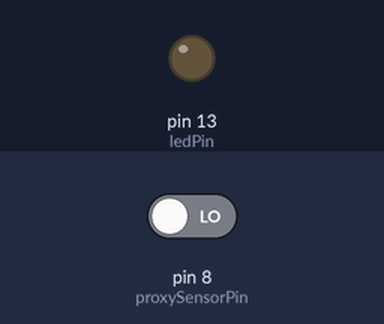
The sketch below on a simulated Arduino Uno, built with avr-gcc and run on an emulated ATmega328P. On the bench: output pins drawn as LEDs (lit = HIGH). The inputs (shaded band) are chosen by the test bench; at power-on: pin 8 (proxySensorPin) LOW.

Above: at 1.2 s.
1.3 s: pin 8 (proxySensorPin) driven HIGH
At 1.9 s:
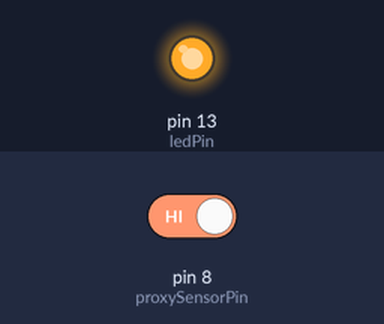
Timing chart, 0 to 4.3 s (numbered marks = the images above; inputs shaded):
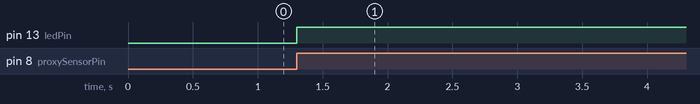

Measured:
- after the input at 1.3 s, pin 13 (ledPin): LOW → HIGH at once

The sketch:

_002-proximity-toggle.ino
```cpp
/*
 * Toggle led on alternate detection
 */
int ledPin = 13;
int proxySensorPin = 8;
boolean lastValue = LOW;
boolean ledOn = false;

void setup() {
  pinMode(proxySensorPin, INPUT);
  pinMode(ledPin, OUTPUT);
}

void loop() {
  int value = digitalRead(proxySensorPin);
  if (value == HIGH && lastValue == LOW) {
    ledOn = !ledOn;
  }
  digitalWrite(ledPin, ledOn);
  lastValue = value;
}
```
